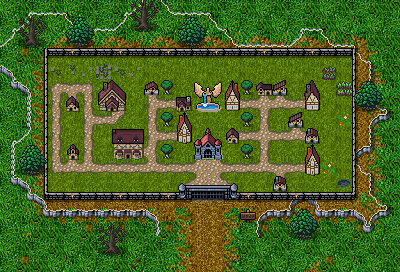

The image is a tile-based game level rendered from a .tmx file. Its description and source (layers, tilesets, objects; grid data summarised) follow:
An orthogonal 25x17 tile map with 16x16 px tiles, 4 tile layers (Ground, Ground 2, Clutter, Walls), 4 tilesets and 8 objects.

<map version="1.10" tiledversion="1.11.2" orientation="orthogonal" renderorder="right-down" width="25" height="17" tilewidth="16" tileheight="16" infinite="0" nextlayerid="6" nextobjectid="15">
 <tileset firstgid="1" source="../../../../../common/maps/tileset/main.tsx" />
 <tileset firstgid="10113" source="../../../tileset/inn_main.tsx" />
 <tileset firstgid="20225" source="../../../tileset/INN_dungen_crawler_tileset.tsx" />
 <tileset firstgid="32513" source="../../../tileset/buildings.tsx" />
 <layer id="1" name="Ground" width="25" height="17">
  <data>[425 cells, 425 non-empty, 44 distinct tile ids]</data>
 </layer>
 <layer id="2" name="Ground 2" width="25" height="17">
  <data>[425 cells, 205 non-empty, 53 distinct tile ids]</data>
 </layer>
 <layer id="3" name="Clutter" width="25" height="17">
  <properties>
   <property name="spriteLayer" type="bool" value="true" />
  </properties>
  <data>[425 cells, 59 non-empty, 34 distinct tile ids]</data>
 </layer>
 <layer id="4" name="Walls" width="25" height="17">
  <data>[425 cells, 29 non-empty, 24 distinct tile ids]</data>
 </layer>
 <objectgroup id="5" name="Object Layer 1">
  <object id="6" template="../../../../../common/maps/obj/quest.tx" x="198.625" y="162.5" width="18.625" height="16" />
  <object id="8" template="../../../../../common/maps/obj/entry_up.tx" x="180.727" y="272.409" width="60.1818" height="34" />
  <object id="9" template="../../../../../common/maps/obj/shop.tx" x="303.333" y="175">
   <properties>
    <property name="signXOffset" type="float" value="4" />
    <property name="signYOffset" type="float" value="-4" />
   </properties>
  </object>
  <object id="10" template="../../../../../common/maps/obj/shop.tx" x="303.667" y="111">
   <properties>
    <property name="signXOffset" type="float" value="4" />
    <property name="signYOffset" type="float" value="-4" />
   </properties>
  </object>
  <object id="11" template="../../../../../common/maps/obj/shop.tx" x="225" y="112.667">
   <properties>
    <property name="signXOffset" type="float" value="4" />
    <property name="signYOffset" type="float" value="-4" />
   </properties>
  </object>
  <object id="12" template="../../../../../common/maps/obj/RotatingShop.tx" x="176.667" y="144.667">
   <properties>
    <property name="signXOffset" type="float" value="4" />
    <property name="signYOffset" type="float" value="-4" />
   </properties>
  </object>
  <object id="13" template="../../../../../common/maps/obj/inn.tx" x="111.667" y="160.667" width="33" height="16" />
  <object id="14" template="../../../../../common/maps/obj/shardtrader.tx" x="95.6667" y="112.333" width="33" height="16">
   <properties>
    <property name="signXOffset" type="float" value="4" />
    <property name="signYOffset" type="float" value="-4" />
   </properties>
  </object>
 </objectgroup>
</map>
